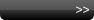
<?xml version="1.0" encoding="UTF-8"?>
<ui version="4.0">
 <class>BottomBorder</class>
 <widget class="QWidget" name="BottomBorder">
  <property name="geometry">
   <rect>
    <x>0</x>
    <y>0</y>
    <width>94</width>
    <height>20</height>
   </rect>
  </property>
  <property name="windowTitle">
   <string>Form</string>
  </property>
  <property name="styleSheet">
   <string notr="true">QWidget { 
	background: rgba(0, 0, 0, 0);
}</string>
  </property>
  <layout class="QHBoxLayout" name="horizontalLayout_2">
   <property name="spacing">
    <number>0</number>
   </property>
   <property name="margin">
    <number>0</number>
   </property>
   <item>
    <widget class="QFrame" name="BottomFrame">
     <property name="styleSheet">
      <string notr="true">QFrame { 
	background: qlineargradient(spread:pad, x1:0, y1:1, x2:0, y2:0, stop:0 rgba(0, 0, 0, 255), stop: 0.5 rgba(55,55,55,255), stop:0.51 rgba(80,80,80,255), stop:1 rgba(100, 100, 100, 255));
	border-bottom-left-radius: 5px;
	border-bottom-right-radius: 5px;
}</string>
     </property>
     <property name="frameShape">
      <enum>QFrame::NoFrame</enum>
     </property>
     <property name="frameShadow">
      <enum>QFrame::Plain</enum>
     </property>
     <property name="lineWidth">
      <number>0</number>
     </property>
     <layout class="QHBoxLayout" name="horizontalLayout">
      <property name="spacing">
       <number>0</number>
      </property>
      <property name="margin">
       <number>0</number>
      </property>
      <item>
       <spacer name="horizontalSpacer">
        <property name="orientation">
         <enum>Qt::Horizontal</enum>
        </property>
        <property name="sizeHint" stdset="0">
         <size>
          <width>64</width>
          <height>16</height>
         </size>
        </property>
       </spacer>
      </item>
      <item>
       <widget class="QToolButton" name="m_sizeButton">
        <property name="styleSheet">
         <string notr="true">QToolButton {
	color: rgb(255, 255, 255);
	background-color: rgba(0, 0, 0, 0);
	border-color: rgba(0, 0, 255, 0);
	border-width: 0px;
	border-style: outset;
 }

QToolButton:hover {
	background-color: rgba(255,255,255,50);/*qlineargradient(spread:pad, x1:0, y1:1, x2:0, y2:0, stop:0 rgba(10, 10, 10, 255), stop:1 rgba(255, 255, 255, 255));*/
}

QToolButton:pressed{
	background-color: rgba(0,0,0,50);
}</string>
        </property>
        <property name="text">
         <string>&gt;&gt;</string>
        </property>
        <property name="iconSize">
         <size>
          <width>8</width>
          <height>8</height>
         </size>
        </property>
        <property name="autoRaise">
         <bool>true</bool>
        </property>
       </widget>
      </item>
     </layout>
    </widget>
   </item>
  </layout>
 </widget>
 <resources/>
 <connections/>
</ui>
